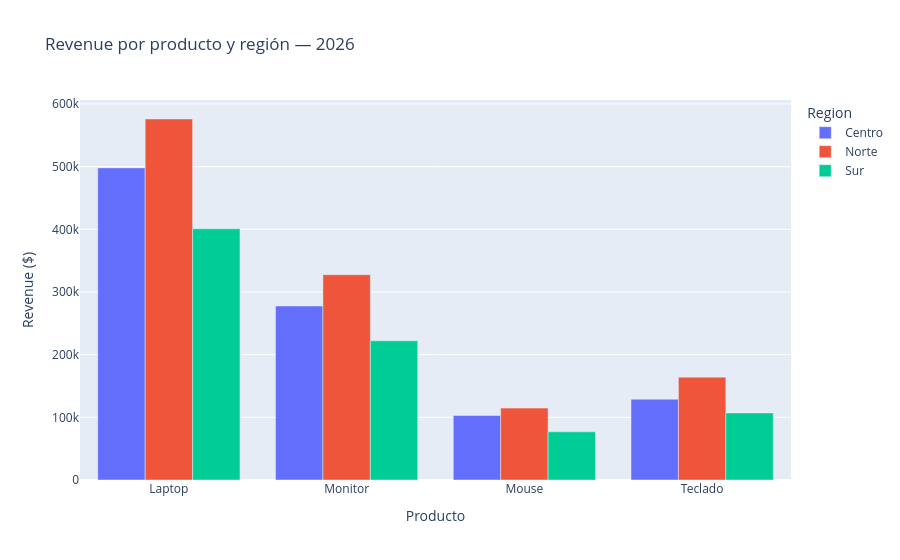

The notebook cell saved with this chart:
### Code cell
# Barras agrupadas: producto × región
rev_prod_reg = (
    df.groupby(['Producto', 'Region'])['Revenue']
    .sum()
    .reset_index()
)

fig = px.bar(
    rev_prod_reg,
    x='Producto', y='Revenue', color='Region',
    barmode='group',           # 'group' | 'stack' | 'overlay'
    title='Revenue por producto y región — 2026',
    labels={'Revenue': 'Revenue ($)'},
)
fig.show()

### Figure 1 — Plotly figure (JSON) as saved in the notebook; plotly's stock layout.template omitted (floating-point values rounded to 4 significant figures)
{"data": [{"alignmentgroup": "True", "hovertemplate": "Region=Centro<br>Producto=%{x}<br>Revenue ($)=%{y}<extra></extra>", "legendgroup": "Centro", "marker": {"color": "#636efa", "pattern": {"shape": ""}}, "name": "Centro", "offsetgroup": "Centro", "orientation": "v", "showlegend": true, "textposition": "auto", "type": "bar", "x": ["Laptop", "Monitor", "Mouse", "Teclado"], "xaxis": "x", "y": [498000, 277600, 102900, 128880], "yaxis": "y"}, {"alignmentgroup": "True", "hovertemplate": "Region=Norte<br>Producto=%{x}<br>Revenue ($)=%{y}<extra></extra>", "legendgroup": "Norte", "marker": {"color": "#EF553B", "pattern": {"shape": ""}}, "name": "Norte", "offsetgroup": "Norte", "orientation": "v", "showlegend": true, "textposition": "auto", "type": "bar", "x": ["Laptop", "Monitor", "Mouse", "Teclado"], "xaxis": "x", "y": [576000, 327600, 114695, 164080], "yaxis": "y"}, {"alignmentgroup": "True", "hovertemplate": "Region=Sur<br>Producto=%{x}<br>Revenue ($)=%{y}<extra></extra>", "legendgroup": "Sur", "marker": {"color": "#00cc96", "pattern": {"shape": ""}}, "name": "Sur", "offsetgroup": "Sur", "orientation": "v", "showlegend": true, "textposition": "auto", "type": "bar", "x": ["Laptop", "Monitor", "Mouse", "Teclado"], "xaxis": "x", "y": [400800, 222000, 76895, 107040], "yaxis": "y"}], "layout": {"barmode": "group", "legend": {"title": {"text": "Region"}, "tracegroupgap": 0}, "title": {"text": "Revenue por producto y región — 2026"}, "xaxis": {"anchor": "y", "domain": [0, 1], "title": {"text": "Producto"}}, "yaxis": {"anchor": "x", "domain": [0, 1], "title": {"text": "Revenue ($)"}}}}
